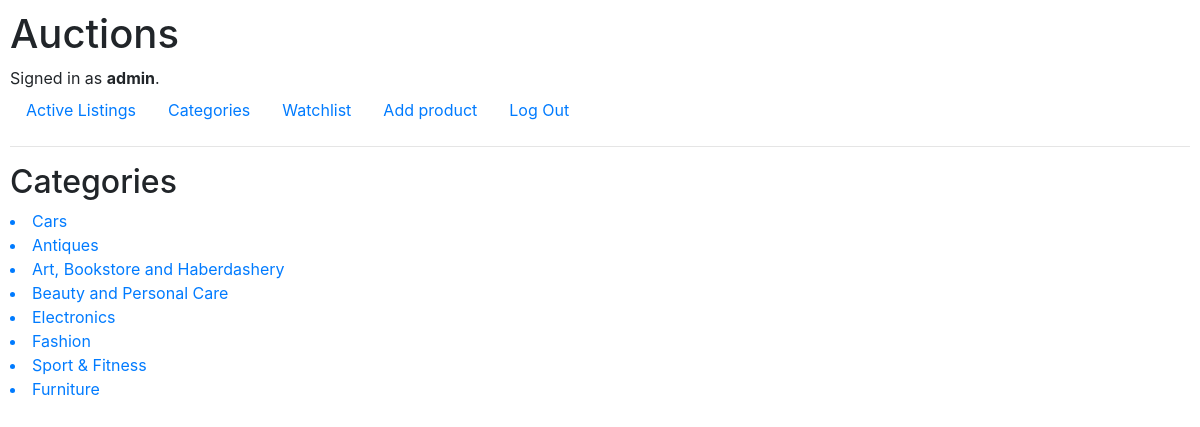
/categories (signed in), run on an earlier commit of the app's database.
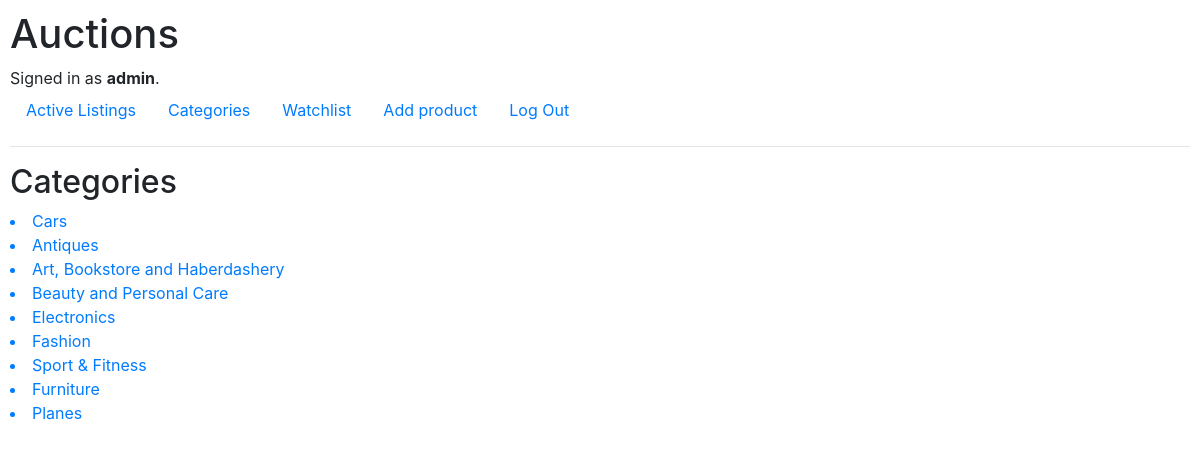
And on a later commit of the database.
### auctions/models.py (models this page shows, shortened)
class User(AbstractUser):
    pass

class Category(models.Model):
    name = models.CharField(max_length=64, null=True)

### auctions/views.py (the view)
# urls.py: path("categories", views.categories, name="categories"),
@login_required
def categories(request):
    context = {
        'categories': Category.objects.all(),
    }
    return render(request, "auctions/categories.html", context)

### auctions/templates/auctions/categories.html
{% extends "auctions/layout.html" %}
{% block body %}
    <h2>Categories</h2>
    {% for category in categories %}
        <a href="{% url 'category_detail' category.id %}"><li> {{ category.name }} </li></a>
    {% endfor %}
{% endblock %}

### auctions/templates/auctions/layout.html (shortened to what this page needs)
{% load static %}
<!DOCTYPE html>
<html lang="en">
    <head>
        <link rel="stylesheet" href="https://stackpath.bootstrapcdn.com/bootstrap/4.4.1/css/bootstrap.min.css">
        <link href="{% static 'auctions/styles.css' %}" rel="stylesheet">
    </head>
    <body>
        <h1>Auctions</h1>
        <div>
            {% if user.is_authenticated %}
                Signed in as <strong>{{ user.username }}</strong>.
            {% else %}
                Not signed in.
            {% endif %}
        </div>
        <ul class="nav">
            <li class="nav-item">
                <a class="nav-link" href="{% url 'index' %}">Active Listings</a>
            </li>
            {% if user.is_authenticated %}
                <li class="nav-item">
                    <a class="nav-link" href="{% url 'categories' %}">Categories</a>
                </li>
                <li class="nav-item">
                    <a class="nav-link" href="{% url 'watchlist' %}">Watchlist</a>
                </li>
                <li class="nav-item">
                    <a class="nav-link" href="{% url 'create_product' %}">Add product</a>
                </li>
                <li class="nav-item">
                    <a class="nav-link" href="{% url 'logout' %}">Log Out</a>
                </li>
            {% endif %}
        </ul>
        <hr>
        {% block body %}
        {% endblock %}
    </body>
</html>

### auctions/static/auctions/styles.css (style rules this page uses)
body { padding: 10px; }

What changed in the data, as far as the page shows it:
added Category: name "Planes"
